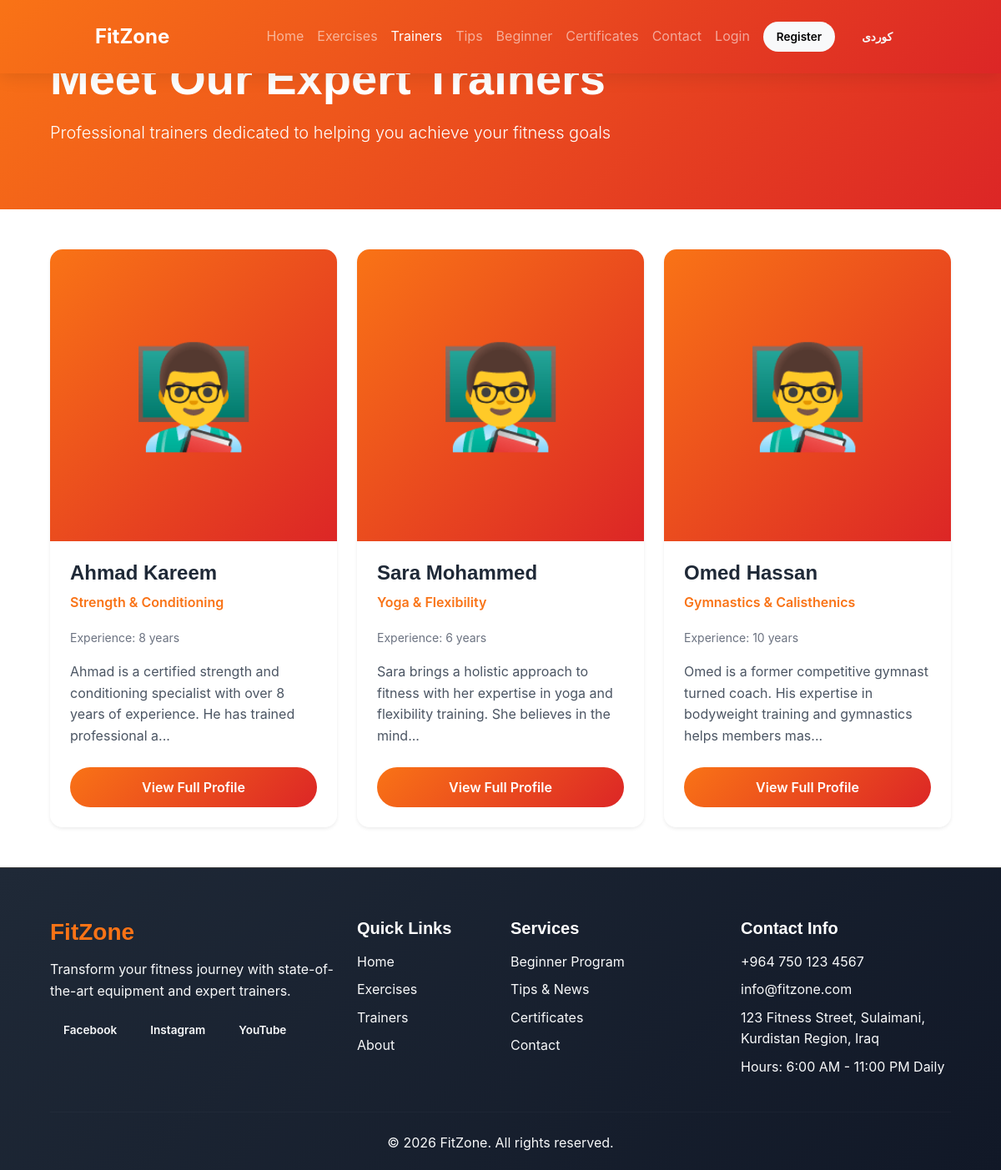
Screenshot of /trainers.php with the database file from the repository.
### tables this page shows
CREATE TABLE `settings` (
    `id` INT PRIMARY KEY AUTO_INCREMENT,
    `setting_key` VARCHAR(100) NOT NULL UNIQUE,
    `setting_value` TEXT,
    `setting_value_ku` TEXT,
    `setting_type` ENUM('text', 'textarea', 'number', 'boolean', 'json', 'image', 'color') DEFAULT 'text',
    `category` VARCHAR(50) DEFAULT 'general',
    `label` VARCHAR(100),
    `label_ku` VARCHAR(100),
    `description` VARCHAR(255),
    `sort_order` INT DEFAULT 0,
    `updated_at` TIMESTAMP DEFAULT CURRENT_TIMESTAMP ON UPDATE CURRENT_TIMESTAMP
);

CREATE TABLE `trainers` (
    `id` INT PRIMARY KEY AUTO_INCREMENT,
    `first_name` VARCHAR(50) NOT NULL,
    `first_name_ku` VARCHAR(50),
    `last_name` VARCHAR(50) NOT NULL,
    `last_name_ku` VARCHAR(50),
    `email` VARCHAR(100),
    `phone` VARCHAR(20) NOT NULL,
    `specialization` VARCHAR(200),
    `specialization_ku` VARCHAR(200),
    `bio` TEXT,
    `bio_ku` TEXT,
    `experience_years` INT DEFAULT 0,
    `certifications` TEXT,
    `certifications_ku` TEXT,
    `avatar` VARCHAR(255) DEFAULT 'default-trainer.png',
    `cover_image` VARCHAR(255),
    `social_instagram` VARCHAR(100),
    `social_facebook` VARCHAR(100),
    `social_youtube` VARCHAR(100),
    `is_active` TINYINT(1) DEFAULT 1,
    `sort_order` INT DEFAULT 0,
    `created_at` TIMESTAMP DEFAULT CURRENT_TIMESTAMP,
    `updated_at` TIMESTAMP DEFAULT CURRENT_TIMESTAMP ON UPDATE CURRENT_TIMESTAMP
);

### includes/functions.php (called while the page is built, shortened)
<?php
require_once __DIR__ . '/config.php';
function e($string) {
    return htmlspecialchars($string ?? '', ENT_QUOTES, 'UTF-8');
}
function isLoggedIn() {
    return isset($_SESSION['user_id']) && !empty($_SESSION['user_id']);
}
function getSetting($key, $lang = 'en') {
    $setting = fetchOne("SELECT * FROM settings WHERE setting_key = ?", [$key]);
    return $setting['setting_value'];
}
function getCurrentLang() {
    return $_SESSION['lang'] ?? 'en';
}
function __($textEn, $textKu = null) {
    $lang = getCurrentLang();
    return $textEn;
}
function getLocalized($row, $field) {
    $lang = getCurrentLang();
    return $row[$field] ?? '';
}
function truncate($text, $length = 100, $suffix = '...') {
    return mb_substr($text, 0, $length) . $suffix;
}

### includes/config.php (called while the page is built, shortened)
<?php
class Database {
    private static $instance = null;
    private $connection;
    private function __construct() {
        try {
            $dsn = "mysql:host=" . DB_HOST . ";dbname=" . DB_NAME . ";charset=" . DB_CHARSET;
            $options = [
                PDO::ATTR_ERRMODE => PDO::ERRMODE_EXCEPTION,
                PDO::ATTR_DEFAULT_FETCH_MODE => PDO::FETCH_ASSOC,
                PDO::ATTR_EMULATE_PREPARES => false,
                PDO::MYSQL_ATTR_INIT_COMMAND => "SET NAMES utf8mb4 COLLATE utf8mb4_unicode_ci"
            ];
            $this->connection = new PDO($dsn, DB_USER, DB_PASS, $options);
        } catch (PDOException $e) {
            die("Database connection failed: " . $e->getMessage());
        }
    }
    public static function getInstance() {
        if (self::$instance === null) {
            self::$instance = new self();
        }
        return self::$instance;
    }
    public function getConnection() {
        return $this->connection;
    }
}
function db() {
    return Database::getInstance()->getConnection();
}
function query($sql, $params = []) {
    $stmt = db()->prepare($sql);
    $stmt->execute($params);
    return $stmt;
}
function fetchOne($sql, $params = []) {
    return query($sql, $params)->fetch();
}
function fetchAll($sql, $params = []) {
    return query($sql, $params)->fetchAll();
}

### trainers.php (the view, shortened to what this page needs)
<?php
require_once 'includes/config.php';
require_once 'includes/functions.php';
$trainers = fetchAll("SELECT * FROM trainers WHERE is_active = 1 ORDER BY sort_order, first_name");
include 'includes/header.php';
?>
<div class="page-header" style="background: linear-gradient(135deg, #f97316 0%, #dc2626 100%); padding: 60px 0; color: white;">
    <div class="container">
        <h1 class="display-4 fw-bold mb-3"><?= __('Meet Our Expert Trainers', 'ناسینی ڕاهێنەرە شارەزاکانمان') ?></h1>
        <p class="lead"><?= __('Professional trainers dedicated to helping you achieve your fitness goals', 'ڕاهێنەری پیشەیی کە یارمەتیت دەدەن بۆ گەیشتن بە ئامانجەکانت') ?></p>
    </div>
</div>
<div class="container py-5" style="background: white;">
    <?php if (empty($trainers)): ?>
        <div class="alert alert-info text-center">
            <h5><?= __('No trainers found', 'هیچ ڕاهێنەرێک نەدۆزرایەوە') ?></h5>
        </div>
    <?php else: ?>
        <div class="row g-4">
            <?php foreach ($trainers as $trainer): ?>
                <div class="col-lg-4 col-md-6">
                    <div class="card h-100 shadow-sm trainer-card" style="border: none; border-radius: 15px; overflow: hidden; transition: transform 0.3s; background: white;">
                        <div style="height: 350px; background: linear-gradient(135deg, #f97316, #dc2626); display: flex; align-items: center; justify-content: center; font-size: 120px; color: white;">
                            👨‍🏫
                        </div>
                        <div class="card-body p-4" style="background: white;">
                            <h4 class="fw-bold mb-2" style="color: #1f2937;">
                                <?= e(getLocalized($trainer, 'first_name')) ?> <?= e(getLocalized($trainer, 'last_name')) ?>
                            </h4>
                            <p class="mb-3" style="color: #f97316; font-weight: 600;">
                                <?= e(getLocalized($trainer, 'specialization')) ?>
                            </p>
                            <div class="mb-3">
                                <small style="color: #6b7280;">
                                    <?= __('Experience:', 'ئەزموون:') ?> <?= $trainer['experience_years'] ?> <?= __('years', 'ساڵ') ?>
                                </small>
                            </div>
                            <p class="mb-4" style="color: #4b5563;"><?= truncate(e(getLocalized($trainer, 'bio')), 120) ?></p>
                            <a href="<?= SITE_URL ?>/trainer-detail.php?id=<?= $trainer['id'] ?>" class="btn btn-primary w-100">
                                <?= __('View Full Profile', 'پڕۆفایلی تەواو ببینە') ?>
                            </a>
                        </div>
                    </div>
                </div>
            <?php endforeach; ?>
        </div>
    <?php endif; ?>
</div>
<?php include 'includes/footer.php'; ?>

### includes/navbar.php (shortened to what this page needs)
<?php
$lang = getCurrentLang();
$isLoggedIn = isLoggedIn();
$currentUser = $isLoggedIn ? getCurrentUser() : null;
?>
<nav class="navbar navbar-expand-lg navbar-dark sticky-top" style="background: linear-gradient(135deg, #f97316 0%, #dc2626 100%); box-shadow: 0 4px 20px rgba(0,0,0,0.1);">
    <div class="container">
        <a class="navbar-brand fw-bold" href="<?= SITE_URL ?>/index.php" style="font-size: 1.5rem;">
            <?= e(getSetting('site_name', $lang)) ?>
        </a>
        <div class="collapse navbar-collapse" id="navbarNav">
            <ul class="navbar-nav ms-auto align-items-center">
                <li class="nav-item">
                    <a class="nav-link <?= $currentPage === 'index' ? 'active' : '' ?>" href="<?= SITE_URL ?>/index.php">
                        <?= __('Home', 'سەرەتا') ?>
                    </a>
                </li>
                <li class="nav-item">
                    <a class="nav-link <?= $currentPage === 'games' ? 'active' : '' ?>" href="<?= SITE_URL ?>/games.php">
                        <?= __('Exercises', 'ڕاهێنانەکان') ?>
                    </a>
                </li>
                <li class="nav-item">
                    <a class="nav-link <?= $currentPage === 'trainers' ? 'active' : '' ?>" href="<?= SITE_URL ?>/trainers.php">
                        <?= __('Trainers', 'ڕاهێنەرەکان') ?>
                    </a>
                </li>
                <li class="nav-item">
                    <a class="nav-link <?= $currentPage === 'tips' ? 'active' : '' ?>" href="<?= SITE_URL ?>/tips.php">
                        <?= __('Tips', 'ئامۆژگاری') ?>
                    </a>
                </li>
                <li class="nav-item">
                    <a class="nav-link <?= $currentPage === 'beginners' ? 'active' : '' ?>" href="<?= SITE_URL ?>/beginners.php">
                        <?= __('Beginner', 'سەرەتایی') ?>
                    </a>
                </li>
                <li class="nav-item">
                    <a class="nav-link <?= $currentPage === 'certificates' ? 'active' : '' ?>" href="<?= SITE_URL ?>/certificates.php">
                        <?= __('Certificates', 'بڕوانامە') ?>
                    </a>
                </li>
                <li class="nav-item">
                    <a class="nav-link <?= $currentPage === 'contact' ? 'active' : '' ?>" href="<?= SITE_URL ?>/contact.php">
                        <?= __('Contact', 'پەیوەندی') ?>
                    </a>
                </li>
                <?php if ($isLoggedIn): ?>
                    <li class="nav-item dropdown">
                        <a class="nav-link dropdown-toggle" href="#" data-bs-toggle="dropdown">
                            <?= e($currentUser['username']) ?>
                        </a>
                        <ul class="dropdown-menu">
                            <li><a class="dropdown-item" href="<?= SITE_URL ?>/user/dashboard.php"><?= __('Dashboard', 'داشبۆرد') ?></a></li>
                            <li><a class="dropdown-item" href="<?= SITE_URL ?>/user/profile.php"><?= __('Profile', 'پڕۆفایل') ?></a></li>
                            <li><hr class="dropdown-divider"></li>
                            <li><a class="dropdown-item" href="<?= SITE_URL ?>/logout.php"><?= __('Logout', 'چوونەدەرەوە') ?></a></li>
                        </ul>
                    </li>
                <?php else: ?>
                    <li class="nav-item">
                        <a class="nav-link" href="<?= SITE_URL ?>/login.php"><?= __('Login', 'چوونەژوورەوە') ?></a>
                    </li>
                    <li class="nav-item">
                        <a class="btn btn-light btn-sm ms-2" href="<?= SITE_URL ?>/register.php">
                            <?= __('Register', 'تۆمارکردن') ?>
                        </a>
                    </li>
                <?php endif; ?>
                <li class="nav-item ms-3">
                    <a href="?lang=<?= $lang === 'en' ? 'ku' : 'en' ?>" class="btn btn-sm btn-outline-light">
                        <?= $lang === 'en' ? 'کوردی' : 'English' ?>
                    </a>
                </li>
            </ul>
        </div>
    </div>
</nav>

### includes/footer.php (shortened to what this page needs)
    <footer class="footer" style="background: linear-gradient(135deg, #1f2937 0%, #111827 100%); color: white; padding: 60px 0 20px;">
        <div class="container">
            <div class="row g-4">
                <div class="col-lg-4 col-md-6">
                    <h3 class="fw-bold mb-3" style="color: #f97316;"><?= e(getSetting('site_name', $lang)) ?></h3>
                    <p class="text-light"><?= e(getSetting('site_description', $lang)) ?></p>
                    <div class="d-flex gap-2 mt-3">
                        <?php if ($fb = getSetting('social_facebook')): ?>
                            <a href="<?= e($fb) ?>" target="_blank" class="btn btn-sm btn-outline-light">Facebook</a>
                        <?php endif; ?>
                        <?php if ($ig = getSetting('social_instagram')): ?>
                            <a href="<?= e($ig) ?>" target="_blank" class="btn btn-sm btn-outline-light">Instagram</a>
                        <?php endif; ?>
                        <?php if ($yt = getSetting('social_youtube')): ?>
                            <a href="<?= e($yt) ?>" target="_blank" class="btn btn-sm btn-outline-light">YouTube</a>
                        <?php endif; ?>
                    </div>
                </div>
                <div class="col-lg-2 col-md-6">
                    <h5 class="fw-bold mb-3"><?= __('Quick Links', 'لینکە خێراکان') ?></h5>
                    <ul class="list-unstyled">
                        <li class="mb-2"><a href="<?= SITE_URL ?>/index.php" class="text-light text-decoration-none"><?= __('Home', 'سەرەتا') ?></a></li>
                        <li class="mb-2"><a href="<?= SITE_URL ?>/games.php" class="text-light text-decoration-none"><?= __('Exercises', 'ڕاهێنانەکان') ?></a></li>
                        <li class="mb-2"><a href="<?= SITE_URL ?>/trainers.php" class="text-light text-decoration-none"><?= __('Trainers', 'ڕاهێنەرەکان') ?></a></li>
                        <li class="mb-2"><a href="<?= SITE_URL ?>/about.php" class="text-light text-decoration-none"><?= __('About', 'دەربارە') ?></a></li>
                    </ul>
                </div>
                <div class="col-lg-3 col-md-6">
                    <h5 class="fw-bold mb-3"><?= __('Services', 'خزمەتگوزاریەکان') ?></h5>
                    <ul class="list-unstyled">
                        <li class="mb-2"><a href="<?= SITE_URL ?>/beginners.php" class="text-light text-decoration-none"><?= __('Beginner Program', 'پڕۆگرامی سەرەتایی') ?></a></li>
                        <li class="mb-2"><a href="<?= SITE_URL ?>/tips.php" class="text-light text-decoration-none"><?= __('Tips & News', 'ئامۆژگاری و هەواڵ') ?></a></li>
                        <li class="mb-2"><a href="<?= SITE_URL ?>/certificates.php" class="text-light text-decoration-none"><?= __('Certificates', 'بڕوانامەکان') ?></a></li>
                        <li class="mb-2"><a href="<?= SITE_URL ?>/contact.php" class="text-light text-decoration-none"><?= __('Contact', 'پەیوەندی') ?></a></li>
                    </ul>
                </div>
                <div class="col-lg-3 col-md-6">
                    <h5 class="fw-bold mb-3"><?= __('Contact Info', 'زانیاری پەیوەندی') ?></h5>
                    <ul class="list-unstyled">
                        <li class="mb-2 text-light"><?= e(getSetting('site_phone')) ?></li>
                        <li class="mb-2 text-light"><?= e(getSetting('site_email')) ?></li>
                        <li class="mb-2 text-light"><?= e(getSetting('site_address', $lang)) ?></li>
                        <li class="mb-2 text-light"><?= __('Hours:', 'کاتژمێر:') ?> <?= e(getSetting('working_hours', $lang)) ?></li>
                    </ul>
                </div>
            </div>
            <hr class="my-4" style="border-color: rgba(255,255,255,0.1);">
            <div class="text-center text-light">
                <p class="mb-0">&copy; <?= date('Y') ?> <?= e(getSetting('site_name', $lang)) ?>. <?= __('All rights reserved.', 'هەموو مافەکان پارێزراون.') ?></p>
            </div>
        </div>
    </footer>
</body>
</html>

### rows the page displays
settings: setting_value "FitZone"
trainers: first_name "Ahmad", last_name "Kareem", specialization "Strength & Conditioning", experience_years "8", bio "Ahmad is a certified strength and conditioning specialist with over 8 years of experience. He has trained professional a..."
trainers: first_name "Sara", last_name "Mohammed", specialization "Yoga & Flexibility", experience_years "6", bio "Sara brings a holistic approach to fitness with her expertise in yoga and flexibility training. She believes in the mind..."
trainers: first_name "Omed", last_name "Hassan", specialization "Gymnastics & Calisthenics", experience_years "10", bio "Omed is a former competitive gymnast turned coach. His expertise in bodyweight training and gymnastics helps members mas..."
settings: setting_value "Transform your fitness journey with state-of-the-art equipment and expert trainers."
settings: setting_value "+964 750 123 4567"
settings: setting_value "info@fitzone.com"
settings: setting_value "123 Fitness Street, Sulaimani, Kurdistan Region, Iraq"
settings: setting_value "6:00 AM - 11:00 PM Daily"

### other values shown
__('Home', 'سەرەتا') "Home"
__('Exercises', 'ڕاهێنانەکان') "Exercises"
__('Trainers', 'ڕاهێنەرەکان') "Trainers"
__('Tips', 'ئامۆژگاری') "Tips"
__('Beginner', 'سەرەتایی') "Beginner"
__('Certificates', 'بڕوانامە') "Certificates"
__('Contact', 'پەیوەندی') "Contact"
__('Login', 'چوونەژوورەوە') "Login"
__('Register', 'تۆمارکردن') "Register"
__('Meet Our Expert Trainers', 'ناسینی ڕاهێنەرە شارەزاکانمان') "Meet Our Expert Trainers"
__('Quick Links', 'لینکە خێراکان') "Quick Links"
__('About', 'دەربارە') "About"
__('Services', 'خزمەتگوزاریەکان') "Services"
__('Beginner Program', 'پڕۆگرامی سەرەتایی') "Beginner Program"
__('Tips & News', 'ئامۆژگاری و هەواڵ') "Tips & News"
